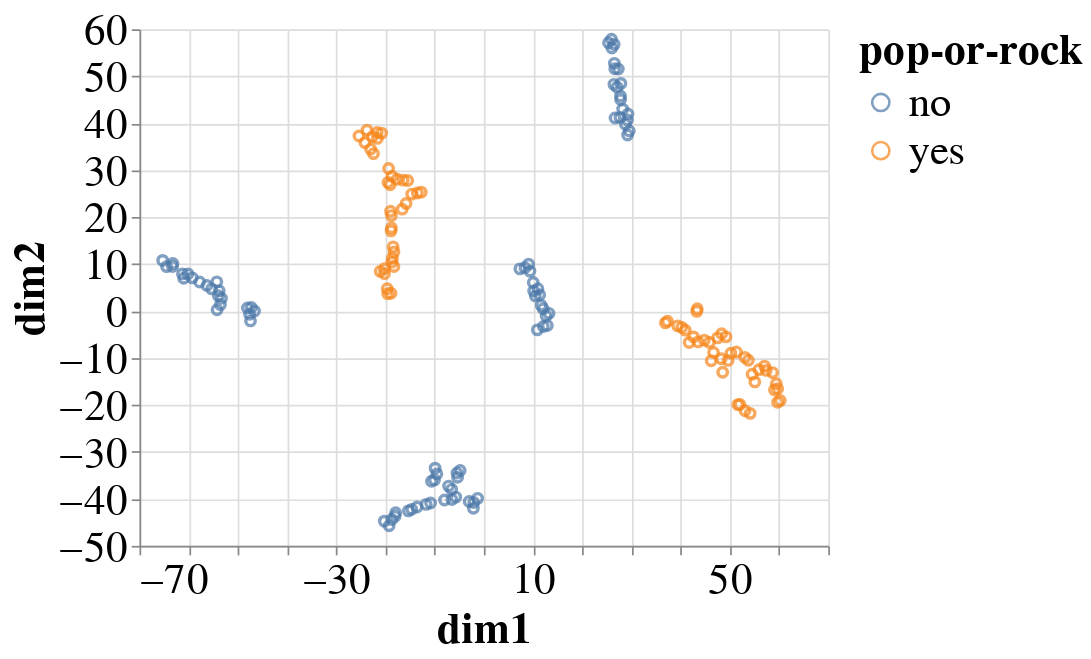

Here is the notebook cell this chart was saved with:
### Code cell
big_chart(c2, fontsize=25)

### Figure 1 — Vega-Lite specification as saved in the notebook (floating-point values rounded to 4 significant figures; data arrays with more than 128 entries replaced by an {"elided": "..."} marker saying what was removed)
{"config": {"view": {"continuousWidth": 400, "continuousHeight": 300, "strokeWidth": 0}, "axis": {"grid": true, "labelFontSize": 25, "titleFontSize": 25}, "legend": {"labelFontSize": 25, "titleFontSize": 25}, "title": {"fontSize": 25}}, "data": {"name": "data-56cd891458d2583972933e2c9bacfc9d"}, "mark": "point", "encoding": {"color": {"field": "pop-or-rock", "type": "nominal"}, "x": {"field": "dim1", "type": "quantitative"}, "y": {"field": "dim2", "type": "quantitative"}}, "$schema": "https://vega.github.io/schema/vega-lite/v4.17.0.json", "datasets": {"data-56cd891458d2583972933e2c9bacfc9d": {"elided": "159 records"}}}
